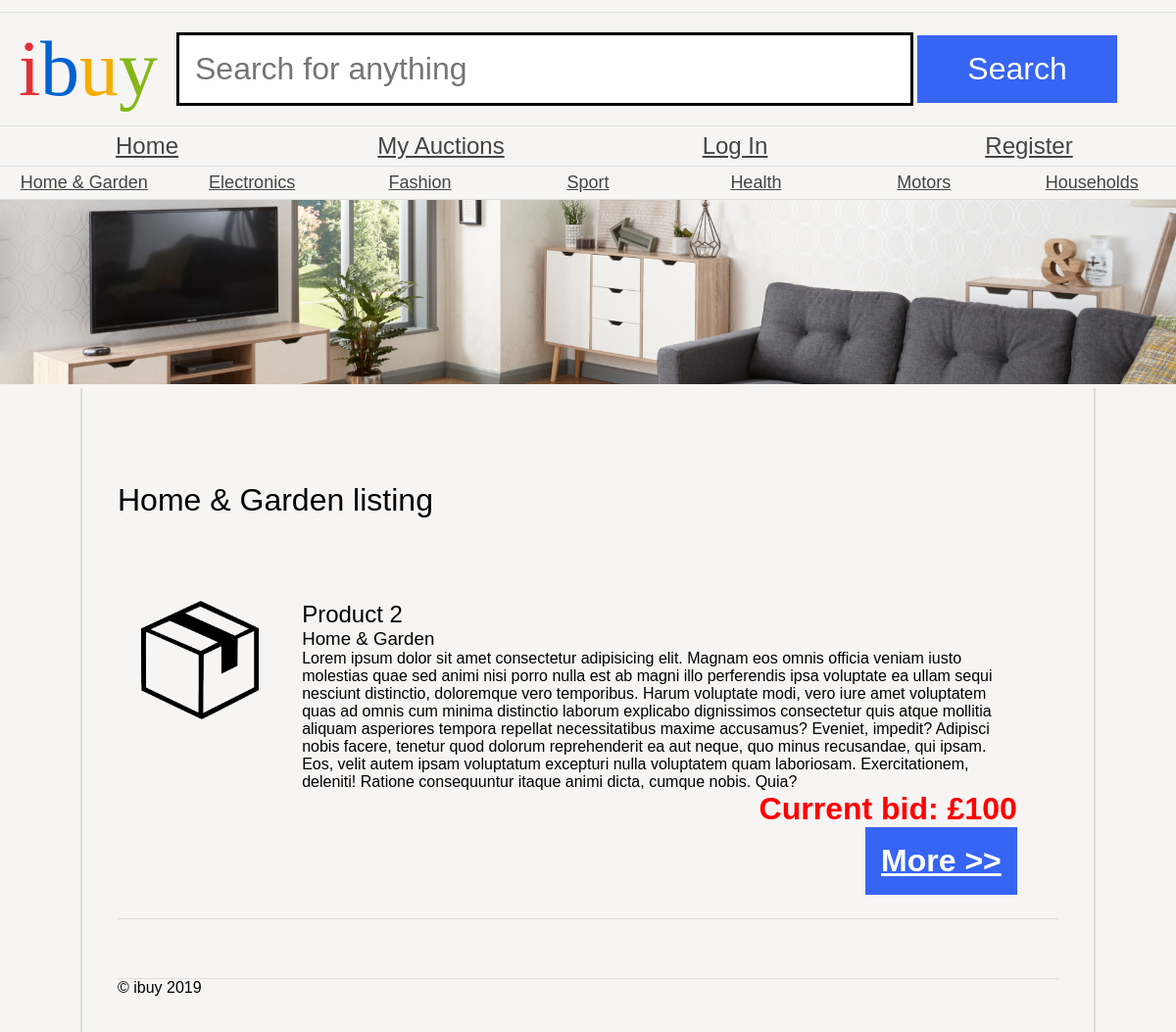
Page /websites/as1/public/category.php?id=1 on the committed database.
### tables this page shows
CREATE TABLE `category` (
  `id` int(4) NOT NULL,
  `name` varchar(200) NOT NULL
);

CREATE TABLE `auction` (
  `id` int(4) NOT NULL,
  `full_name` varchar(200) NOT NULL,
  `title` varchar(200) NOT NULL,
  `description` text NOT NULL,
  `categoryId` int(4) NOT NULL,
  `created_on` datetime NOT NULL DEFAULT current_timestamp(),
  `end_date` varchar(200) NOT NULL
);

### websites/as1/public/category.php (the view, shortened to what this page needs)
<?php
require('databaseConnection.php');
$id = $_GET['id'];
$ctgory = $databaseConnection->prepare('SELECT * FROM category WHERE id = ' . $id);
$ctgory->execute();
$ctgory = $ctgory->fetch();
include 'mainLayout.php';
$auctions = $databaseConnection->prepare('SELECT * FROM auction WHERE categoryId = ' . $id);
$auctions->execute();
$auctions = $auctions->fetchAll();
echo '<h1>' . $ctgory['name'] . ' listing</h1>';
foreach ($auctions as $auction) {
    $maxPrice = $databaseConnection->prepare('SELECT auctionId, MAX(bid) AS max_price FROM bids WHERE auctionId = ' . $auction['id']);
    $maxPrice->execute();
    $maxPrice = $maxPrice->fetch();
?>
    <ul class="productList">
        <li>
            <img src="product.png" alt="product name">
            <article>
                <h2><?= $auction['title'] ?></h2>
                <h3><?= $ctgory['name'] ?></h3>
                <p><?= $auction['description'] ?></p>
                <p class="price">Current bid: £<?= ($maxPrice['auctionId'] == $auction['id']) ? $maxPrice['max_price'] : '' ?></p>
                <a href="auction.php?id=<?= $auction['id'] ?>" class="more auctionLink">More &gt;&gt;</a>
            </article>
        </li>
    </ul>
<?php
}
include 'footerLayout.php';
?>

### websites/as1/public/mainLayout.php (shortened to what this page needs)
<?php
include 'databaseConnection.php';
?>
<!DOCTYPE html>
<html>
<head>
    <link rel="stylesheet" href="ibuy.css" />
</head>
<body>
    <header>
        <h1><span class="i">i</span><span class="b">b</span><span class="u">u</span><span class="y">y</span></h1>
        <form action="#">
            <input type="text" name="search" placeholder="Search for anything" />
            <input type="submit" name="submit" value="Search" />
        </form>
    </header>
    <nav>
        <ul>
            <li><a class="categoryLink" href="index.php">Home</a></li>
            <li><a class="categoryLink" href="auctions.php">My Auctions</a></li>
            <?php
            if (!isset($_SESSION['auctionUser'])) {
                echo '<li><a class="categoryLink" href="login.php">Log In</a></li>';
                echo '<li><a class="categoryLink" href="register.php">Register</a></li>';
            } else {
                echo '<li><a class="categoryLink" href="logout.php">Log out</a></li>';
            }
            ?>
        </ul>
    </nav>
    <nav style="font-size: 12px;">
        <ul>
            <?php
            $categories = $databaseConnection->prepare('SELECT * FROM category');
            $categories->execute();
            $categories = $categories->fetchAll();
            foreach ($categories as $category) {
                echo '<li><a class="categoryLink" href="category.php?id=' . $category['id'] . '">' . $category['name'] . '</a></li>';
            }
            ?>
        </ul>
    </nav>
    <img src="banners/1.jpg" alt="Banner" />
    <main>

### websites/as1/public/ibuy.css (style rules this page uses)
* { margin: 0; padding: 0; }
body { font-family: 'Oxygen-Regular', sans-serif; background-color: #f6f5f4; max-width: 100vw; overflow-x: hidden; }
h1, h2, h3, h4 { font-weight: normal; }
a, a:visited { color: #444; }
header { margin-top: 1vw; font-family: 'Univers-Light-Normal'; display: grid; grid-template-columns: 15% 85%; align-items: center; padding-top: 1vw; padding-bottom: 1vw; border-top: 1px solid #ddd; border-bottom: 1px solid #ddd; }
header h1 { text-align: center; font-size: 5em; }
form { display: block; }
header form input[type=text] { border: 3px solid black; font-size: 2em; padding: 0.5em; width: 70%; }
body > img { width: 100vw; }
header form input[type=submit] { background-color: #3665f3; color: white; width: 20%; font-size: 2em; padding: 0.5em; cursor: pointer; border: 0; }
header .i { color: #e43137; }
header .b { color: #0063d1; }
header .u { color: #f4ae01; }
header .y { color: #85b716; }
body > nav { border-bottom: 1px solid #ddd; }
body > nav ul li:last-child a:after { position: absolute; }
body > nav ul { display: flex; width: 100vw; list-style-type: none; }
body > nav ul li { flex: 1; }
body > nav ul li a { display: block; text-align: center; padding-top: 0.5vw; padding-bottom: 0.5vw; font-size: 1.5em; }
.productList { list-style-type: none; }
.productList li { padding: 2vw; border-bottom: 1px solid #ddd; display: grid; grid-template-columns: 18% 80%; }
.productList img { width: auto; display: block; max-width: 10vw; }
p.price { display: block; text-align: right; font-weight: bold; font-size: 2em; }
a.more { display: block; text-align: right; font-weight: bold; float: right; background-color: #3665f3; color: white; font-size: 2em; padding: 0.5em; cursor: pointer; }
main { padding: 3vw; display: block; overflow: hidden; width: 80vw; margin: auto; border-left: 2px solid #ddd; border-right: 2px solid #ddd; }
main h1 { margin-top: 5vw; margin-bottom: 5vw; }
.price { color: red; }

### rows in the picture
category: name "Home & Garden"
category: name "Electronics"
category: name "Fashion"
category: name "Sport"
category: name "Health"
category: name "Motors"
category: name "Households"
auction: title "Product 2", categoryId.name "Home & Garden", description "Lorem ipsum dolor sit amet consectetur adipisicing elit. Magnam eos omnis officia veniam iusto molestias quae sed animi nisi porro nulla est ab magni illo perferendis ipsa voluptate ea ullam sequi nesciunt distinctio, doloremque vero temporibus. Harum voluptate modi, vero iure amet voluptatem quas ad omnis cum minima distinctio laborum explicabo dignissimos consectetur quis atque mollitia aliquam asperiores tempora repellat necessitatibus maxime accusamus? Eveniet, impedit? Adipisci nobis facere, tenetur quod dolorum reprehenderit ea aut neque, quo minus recusandae, qui ipsam. Eos, velit autem ipsam voluptatum excepturi nulla voluptatem quam laboriosam. Exercitationem, deleniti! Ratione…", max_price "100"
